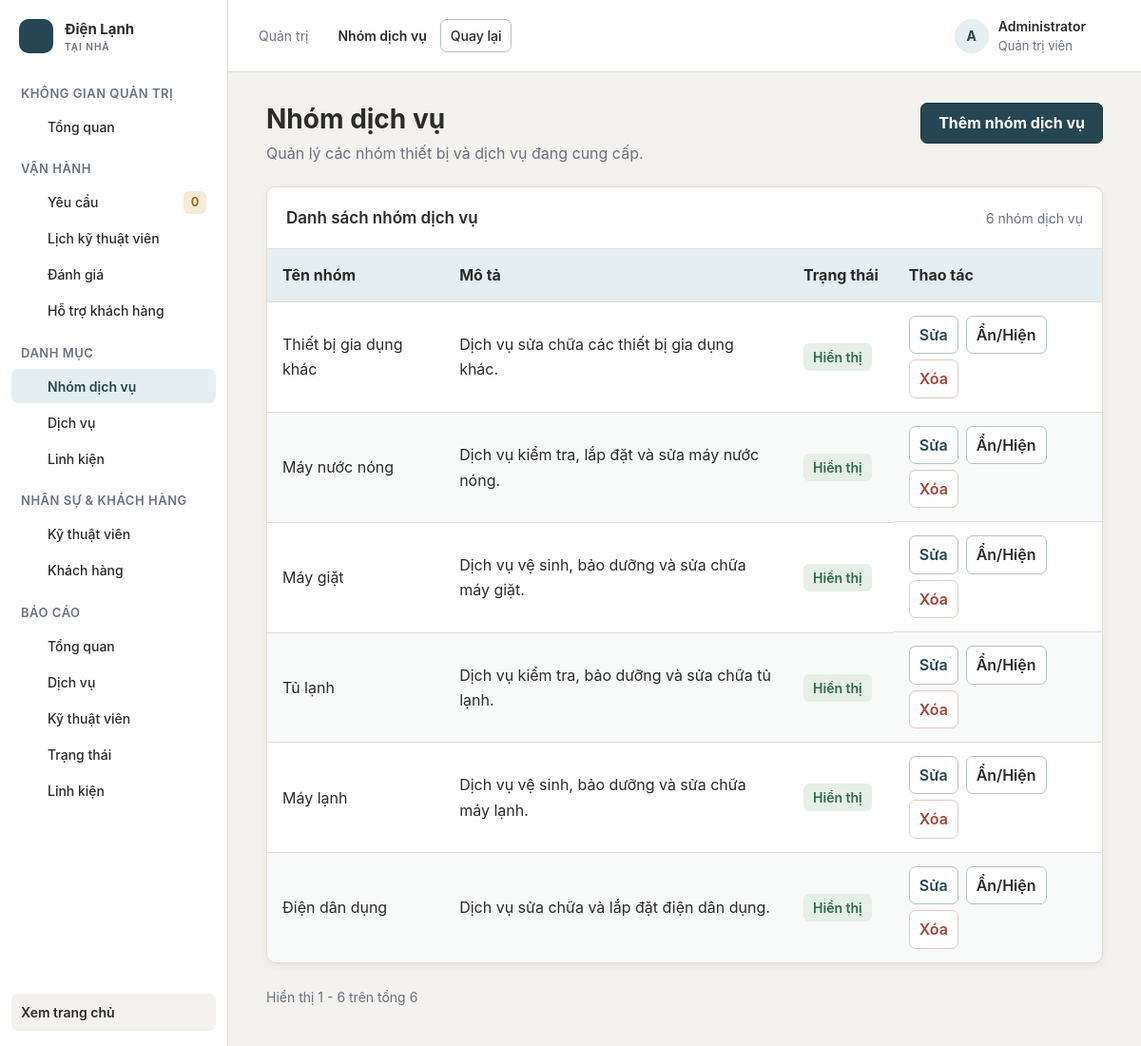
The page /scr/admin/categories (signed in) on the database its author committed.
### tables this page shows
CREATE TABLE IF NOT EXISTS service_categories (
    id INT UNSIGNED NOT NULL AUTO_INCREMENT,
    name VARCHAR(150) NOT NULL,
    description TEXT DEFAULT NULL,
    icon VARCHAR(100) DEFAULT NULL,
    status TINYINT(1) NOT NULL DEFAULT 1,
    PRIMARY KEY (id),
    UNIQUE KEY uq_service_categories_name (name),
    KEY idx_service_categories_status (status)
);

### scr/app/controllers/Controller.php (called while the page is built, shortened)
<?php
class Controller {
    public function view($path, $data = []) {
        $viewFile = dirname(__DIR__) . '/views/' . $path . '.php';
        extract($data, EXTR_SKIP);
        require $viewFile;
    }
}
?>

### scr/app/controllers/AdminController.php (called while the page is built, shortened)
<?php
class AdminController extends Controller
{
    public function categories()
    {
        $model = $this->model('CategoryModel');
        $pagination = $this->paginationData($model->countAll());
        $this->view('admin/categories', [
            'title' => 'Nhóm dịch vụ',
            'categories' => $model->getAll($pagination['perPage'], $pagination['offset']),
        ] + $pagination);
    }
}

### scr/index.php (called while the page is built, shortened)
<?php
require_once __DIR__ . '/config/config.php';
require_once __DIR__ . '/app/controllers/Controller.php';
require_once __DIR__ . '/config/database.php';
$rawUrl = $_GET['url'] ?? 'home';
$rawUrl = trim($rawUrl, '/');
$segments = $rawUrl === '' ? ['home'] : explode('/', $rawUrl);
$controller = new $controllerName();
$action = $segments[1] ?? 'index';
$arguments = array_slice($segments, 2, 4);
call_user_func_array([$controller, $action], $arguments);
?>

### scr/config/config.php (called while the page is built, shortened)
<?php
function url($path = '')
{
    $path = (string) $path;
    return rtrim(BASE_URL, '/') . '/' . ltrim($path, '/');
}

### scr/app/models/CategoryModel.php (called while the page is built, shortened)
<?php
require_once __DIR__ . '/../../config/database.php';
class CategoryModel
{
    private $conn;
    public function __construct()
    {
        $database = new Database();
        $this->conn = $database->getConnection();
    }
    public function getAll($limit = null, $offset = 0)
    {
        $statement = $this->conn->prepare(
            'SELECT id, name, description, status FROM service_categories ORDER BY id DESC' .
            ($limit !== null ? ' LIMIT :limit OFFSET :offset' : '')
        );
        if ($limit !== null) {
            $statement->bindValue(':limit', (int) $limit, PDO::PARAM_INT);
            $statement->bindValue(':offset', (int) $offset, PDO::PARAM_INT);
        }
        $statement->execute();
        return $statement->fetchAll(PDO::FETCH_ASSOC);
    }
}

### scr/config/database.php (called while the page is built, shortened)
<?php
require_once __DIR__ . '/config.php';
class Database {
    public function getConnection() {
        $this->conn = null;
        try {
            $this->conn = new PDO(
                'mysql:host=' . DB_HOST . ';port=' . DB_PORT . ';dbname=' . DB_NAME . ';charset=utf8mb4',
                DB_USER,
                DB_PASS,
                [
                    PDO::ATTR_ERRMODE => PDO::ERRMODE_EXCEPTION,
                    PDO::ATTR_DEFAULT_FETCH_MODE => PDO::FETCH_ASSOC,
                    PDO::ATTR_EMULATE_PREPARES => false,
                ]
            );
            $this->conn->exec("SET time_zone = '+07:00'");
        } catch (PDOException $exception) {
            app_log('Database connection failed: ' . $exception->getMessage());
            throw new RuntimeException('Không thể kết nối cơ sở dữ liệu.', 0, $exception);
        }
        return $this->conn;
    }
}
?>

### scr/app/views/admin/categories.php (the view, shortened to what this page needs)
<div class="page-head">
    <div><h1>Nhóm dịch vụ</h1><p>Quản lý các nhóm thiết bị và dịch vụ đang cung cấp.</p></div>
    <a class="button" href="<?= htmlspecialchars(url('/admin/categoryCreate'), ENT_QUOTES, 'UTF-8') ?>">Thêm nhóm dịch vụ</a>
</div>
<div class="table-card">
    <div class="table-card-head"><h2>Danh sách nhóm dịch vụ</h2><span><?= (int) ($total ?? count($categories)) ?> nhóm dịch vụ</span></div>
    <table>
        <thead><tr><th>Tên nhóm</th><th>Mô tả</th><th>Trạng thái</th><th>Thao tác</th></tr></thead>
        <tbody>
        <?php foreach ($categories as $category): ?>
            <tr>
                <td><?= htmlspecialchars($category['name'], ENT_QUOTES, 'UTF-8') ?></td>
                <td><?= htmlspecialchars($category['description'] ?? '', ENT_QUOTES, 'UTF-8') ?></td>
                <td><span class="badge <?= (int) $category['status'] === 1 ? 'badge-success' : 'badge-muted' ?>"><?= (int) $category['status'] === 1 ? 'Hiển thị' : 'Đang ẩn' ?></span></td>
                <td class="table-actions text-actions">
                    <a class="text-action" href="<?= htmlspecialchars(url('/admin/categoryEdit/' . (int) $category['id']), ENT_QUOTES, 'UTF-8') ?>">Sửa</a>
                    <form method="post" action="<?= htmlspecialchars(url('/admin/categoryToggle/' . (int) $category['id']), ENT_QUOTES, 'UTF-8') ?>">
                        <button class="text-action text-action-neutral" type="submit">Ẩn/Hiện</button>
                    </form>
                    <form method="post" action="<?= htmlspecialchars(url('/admin/categoryDelete/' . (int) $category['id']), ENT_QUOTES, 'UTF-8') ?>" data-confirm="Xóa nhóm dịch vụ này?">
                        <button class="text-action text-action-danger" type="submit">Xóa</button>
                    </form>
                </td>
            </tr>
        <?php endforeach; ?>
        </tbody>
    </table>
</div>
<?php require __DIR__ . '/../partials/pagination.php'; ?>

### scr/app/views/partials/pagination.php
<?php
$page = (int) ($page ?? 1);
$totalPages = (int) ($totalPages ?? 1);
$total = max(0, (int) ($total ?? 0));
$perPage = (int) ($perPage ?? 10);
$offset = (int) ($offset ?? 0);
$baseQuery = is_array($baseQuery ?? null) ? $baseQuery : [];
$requestPath = parse_url($_SERVER['REQUEST_URI'] ?? '', PHP_URL_PATH);
$queryForPage = static function ($targetPage) use ($baseQuery, $requestPath) {
    $query = $baseQuery;
    $query['page'] = $targetPage;
    return htmlspecialchars($requestPath . '?' . http_build_query($query), ENT_QUOTES, 'UTF-8');
};
$visiblePages = [];
for ($number = 1; $number <= $totalPages; $number++) {
    if ($number === 1 || $number === $totalPages || abs($number - $page) <= 2) {
        $visiblePages[] = $number;
    }
}
$start = $total > 0 ? $offset + 1 : 0;
$end = min($total, $offset + $perPage);
?>
<?php if ($totalPages > 1): ?>
    <div class="pagination-bar">
        <p class="pagination-summary">Hiển thị <?= $start ?> - <?= $end ?> trên tổng <?= $total ?></p>
        <nav class="pagination" aria-label="Phân trang">
            <?php if ($page > 1): ?><a class="pagination-prev" href="<?= $queryForPage($page - 1) ?>">Trước</a><?php endif; ?>
            <?php $previous = 0; foreach ($visiblePages as $number): ?>
                <?php if ($previous > 0 && $number > $previous + 1): ?><span class="pagination-ellipsis">...</span><?php endif; ?>
                <?php if ($number === $page): ?>
                    <span class="active" aria-current="page"><?= $number ?></span>
                <?php else: ?>
                    <a class="pagination-page" href="<?= $queryForPage($number) ?>"><?= $number ?></a>
                <?php endif; ?>
                <?php $previous = $number; ?>
            <?php endforeach; ?>
            <?php if ($page < $totalPages): ?><a class="pagination-next" href="<?= $queryForPage($page + 1) ?>">Sau</a><?php endif; ?>
        </nav>
    </div>
<?php elseif ($total > 0): ?>
    <p class="pagination-summary">Hiển thị <?= $start ?> - <?= $end ?> trên tổng <?= $total ?></p>
<?php endif; ?>

### rows shown on the page
service_categories: id "6", name "Thiết bị gia dụng khác", description "Dịch vụ sửa chữa các thiết bị gia dụng khác.", status "Hiển thị", id "1"
service_categories: name "Máy nước nóng", description "Dịch vụ kiểm tra, lắp đặt và sửa máy nước nóng.", status "Hiển thị"
service_categories: name "Máy giặt", description "Dịch vụ vệ sinh, bảo dưỡng và sửa chữa máy giặt.", status "Hiển thị"
service_categories: name "Tủ lạnh", description "Dịch vụ kiểm tra, bảo dưỡng và sửa chữa tủ lạnh.", status "Hiển thị"
service_categories: name "Máy lạnh", description "Dịch vụ vệ sinh, bảo dưỡng và sửa chữa máy lạnh.", status "Hiển thị"
service_categories: name "Điện dân dụng", description "Dịch vụ sửa chữa và lắp đặt điện dân dụng.", status "Hiển thị"

### other values the page prints
$groupTitle "KHÔNG GIAN QUẢN TRỊ"
$label "Tổng quan"
$groupTitle "VẬN HÀNH"
$label "Yêu cầu"
$item[3] "0"
$label "Lịch kỹ thuật viên"
$label "Đánh giá"
$label "Hỗ trợ khách hàng"
$groupTitle "DANH MỤC"
$label "Nhóm dịch vụ"
$label "Dịch vụ"
$label "Linh kiện"
$groupTitle "NHÂN SỰ & KHÁCH HÀNG"
$label "Kỹ thuật viên"
$label "Khách hàng"
